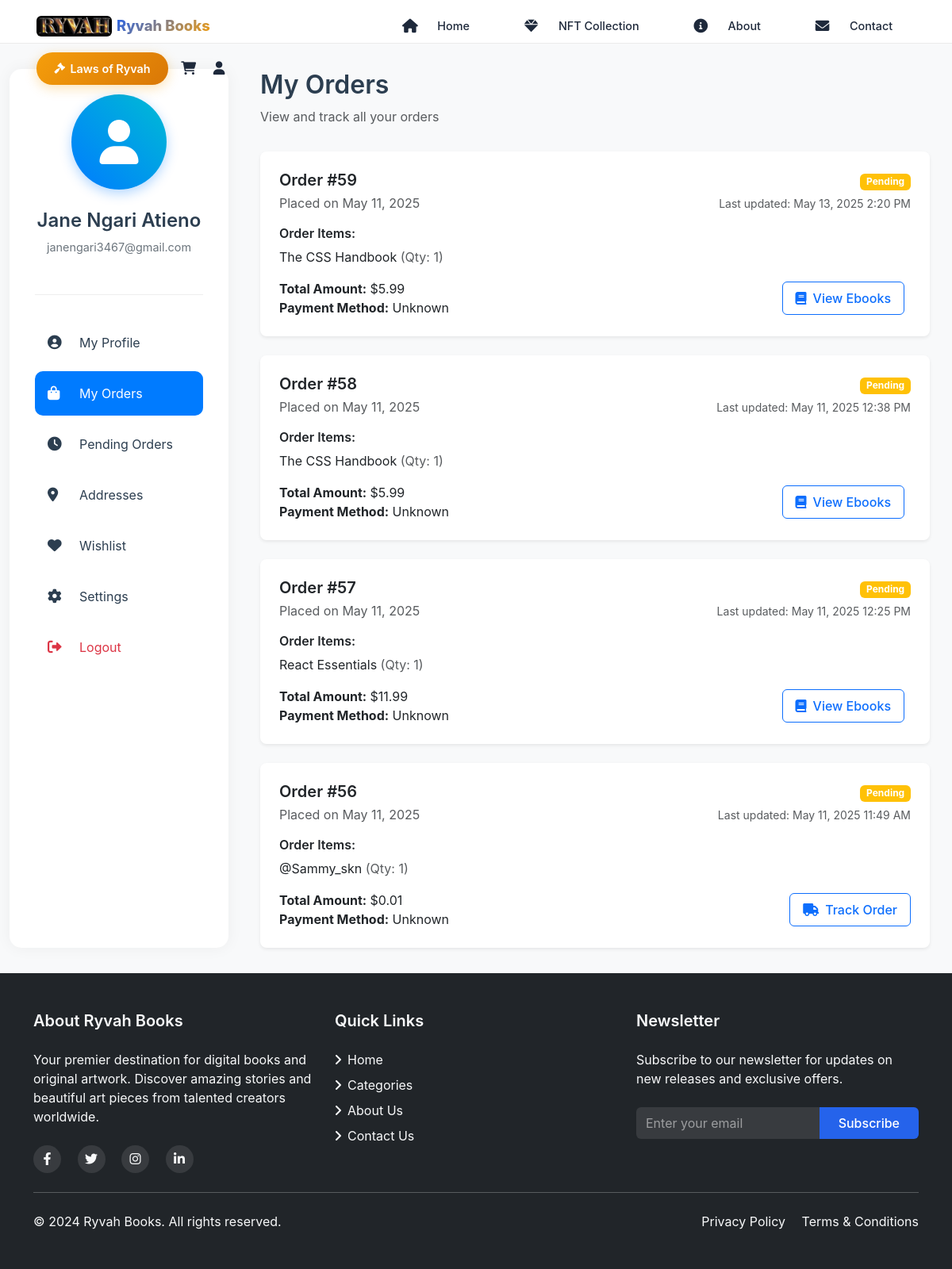
/pages/orders.php (signed in), run on an earlier commit of the app's database.
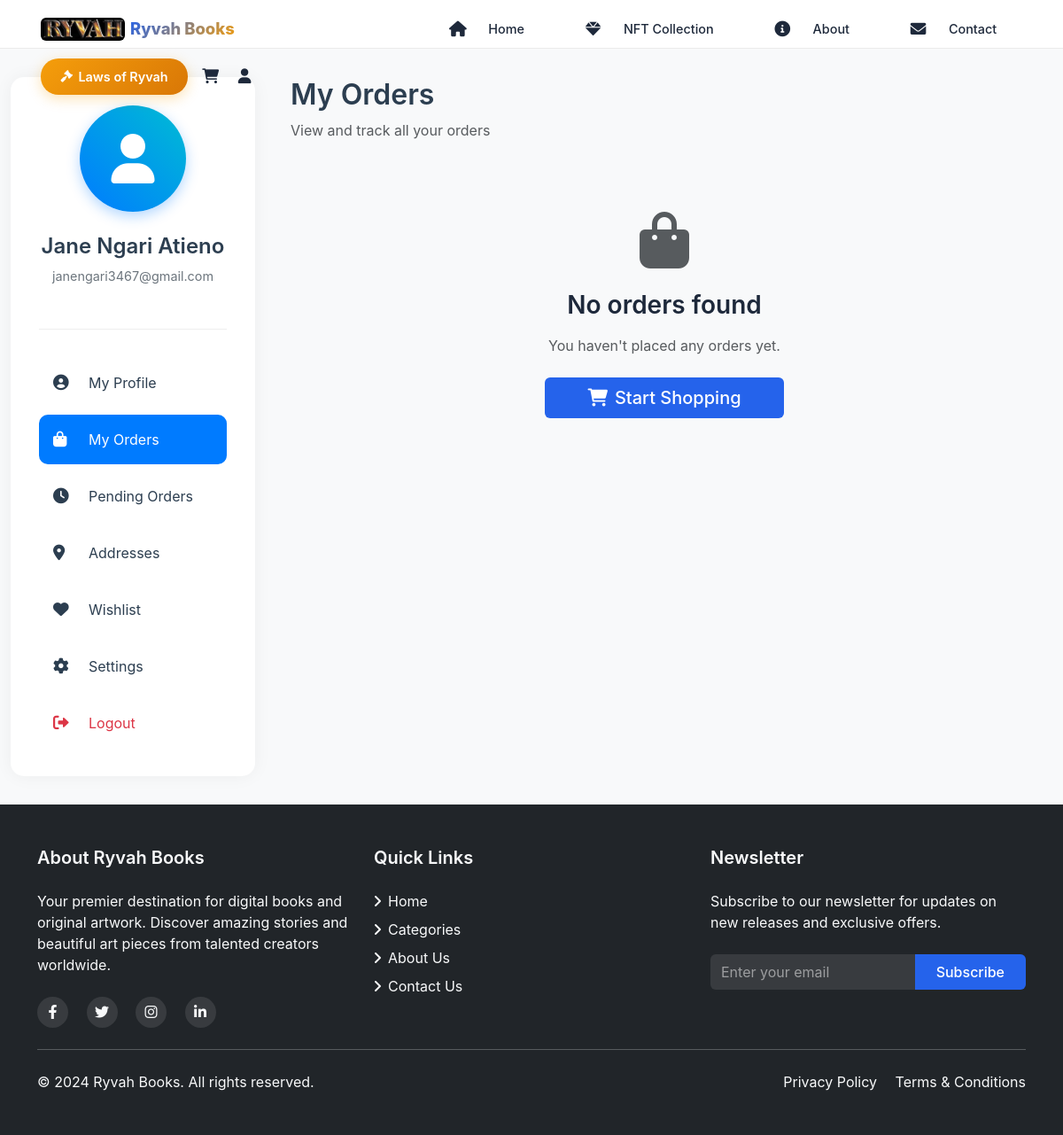
And on a later commit of the database.
### tables this page shows
CREATE TABLE IF NOT EXISTS `users` (
  `id` int NOT NULL AUTO_INCREMENT,
  `full_name` varchar(255) NOT NULL,
  `email` varchar(255) NOT NULL,
  `role` enum('Admin','Client','Employee') NOT NULL DEFAULT 'Client',
  `password` varchar(255) NOT NULL,
  `phone` varchar(20) DEFAULT NULL,
  `encryption_key` varchar(255) NOT NULL,
  `salt` varchar(255) NOT NULL,
  `iv` varchar(255) NOT NULL,
  `address` text,
  `city` varchar(100) DEFAULT NULL,
  `state` varchar(100) DEFAULT NULL,
  `postal_code` varchar(20) DEFAULT NULL,
  `created_at` timestamp NULL DEFAULT CURRENT_TIMESTAMP,
  PRIMARY KEY (`id`),
  UNIQUE KEY `email` (`email`)
);

CREATE TABLE IF NOT EXISTS `orders` (
  `id` int NOT NULL AUTO_INCREMENT,
  `invoice_number` varchar(20) NOT NULL,
  `user_id` int NOT NULL,
  `order_date` datetime NOT NULL DEFAULT CURRENT_TIMESTAMP,
  `total_amount` decimal(10,2) NOT NULL DEFAULT '0.00',
  `tax_amount` decimal(10,2) NOT NULL DEFAULT '0.00',
  `tax_rate` decimal(5,2) NOT NULL DEFAULT '0.00',
  `payment_status` enum('pending','processing','completed','failed','refunded') NOT NULL DEFAULT 'pending',
  `payment_method` varchar(50) DEFAULT NULL,
  `paypal_order_id` varchar(255) DEFAULT NULL,
  `shipping_address` text,
  `billing_address` text,
  `notes` text,
  `created_at` timestamp NULL DEFAULT CURRENT_TIMESTAMP,
  `updated_at` timestamp NULL DEFAULT CURRENT_TIMESTAMP ON UPDATE CURRENT_TIMESTAMP,
  PRIMARY KEY (`id`),
  UNIQUE KEY `invoice_number` (`invoice_number`),
  KEY `user_id` (`user_id`),
  KEY `order_date` (`order_date`),
  KEY `payment_status` (`payment_status`),
  KEY `idx_orders_invoice` (`invoice_number`),
  KEY `idx_paypal_order_id` (`paypal_order_id`)
);

### pages/orders.php (the view, shortened to what the rows shown need)
<?php
require_once '../includes/bootstrap.php';
$user_id = $_SESSION['user_id'];
$sql = "SELECT o.*,
        GROUP_CONCAT(DISTINCT p.type) as product_types,
        GROUP_CONCAT(DISTINCT p.name SEPARATOR '||') as product_names,
        GROUP_CONCAT(DISTINCT oi.quantity SEPARATOR '||') as quantities,
        (
            SELECT status
            FROM order_status_history
            WHERE order_id = o.id
            ORDER BY created_at DESC
            LIMIT 1
        ) as current_status,
        (
            SELECT created_at
            FROM order_status_history
            WHERE order_id = o.id
            ORDER BY created_at DESC
            LIMIT 1
        ) as last_status_update
        FROM orders o
        JOIN order_items oi ON o.id = oi.order_id
        JOIN products p ON oi.product_id = p.id
        WHERE o.user_id = ?
        GROUP BY o.id
        ORDER BY o.created_at DESC";
$stmt = $conn->prepare($sql);
$stmt->bind_param("i", $user_id);
$stmt->execute();
$result = $stmt->get_result();
$orders = $result->fetch_all(MYSQLI_ASSOC);
$sql = "SELECT * FROM users WHERE id = ?";
$stmt = $conn->prepare($sql);
$stmt->bind_param("i", $user_id);
$stmt->execute();
$result = $stmt->get_result();
$user = $result->fetch_assoc();
include '../includes/layouts/header.php';
?>
<div class="profile-container">
    <div class="container-fluid">
        <div class="row">
            <div class="col-lg-3">
                <div class="profile-sidebar">
                    <div class="profile-header text-center">
                        <div class="profile-avatar">
                            <i class="fas fa-user"></i>
                        </div>
                        <h4 class="profile-name"><?php echo htmlspecialchars($user['full_name']); ?></h4>
                        <p class="profile-email"><?php echo htmlspecialchars($user['email']); ?></p>
                    </div>
                </div>
            </div>
            <div class="col-lg-9">
                <div class="profile-content">
                    <div class="content-header">
                        <h2>My Orders</h2>
                    </div>
                    <?php if (empty($orders)): ?>
                    <div class="text-center py-5">
                        <div class="mb-4">
                            <i class="fas fa-shopping-bag fa-4x text-muted"></i>
                        </div>
                        <h3 class="mb-3">No orders found</h3>
                        <p class="text-muted mb-4">You haven't placed any orders yet.</p>
                        <a href="../index.php" class="btn btn-primary btn-lg px-5">
                            <i class="fas fa-shopping-cart me-2"></i>Start Shopping
                        </a>
                    </div>
                    <?php else: ?>
                    <div class="row g-4">
                        <?php foreach ($orders as $order):
                    $product_names = explode('||', $order['product_names']);
                    $quantities = explode('||', $order['quantities']);
                    $product_types = explode(',', $order['product_types']);
                    $has_ebooks = in_array('ebook', $product_types);
                    $has_physical = in_array('book', $product_types) || in_array('paint', $product_types);
                ?>
                        <div class="col-12">
                            <div class="card border-0 shadow-sm">
                                <div class="card-body p-4">
                                    <div class="d-flex justify-content-between align-items-center mb-3">
                                        <div>
                                            <h5 class="card-title mb-1">Order
                                                #<?php echo htmlspecialchars($order['invoice_number'] ?: $order['id']); ?>
                                            </h5>
                                            <p class="text-muted mb-0">
                                                Placed on <?php echo date('F j, Y', strtotime($order['created_at'])); ?>
                                            </p>
                                        </div>
                                        <div class="text-end">
                                            <?php
                                                    $status = $order['current_status'] ?? $order['payment_status'] ?? 'unknown';
                                                    if ($status == 'pending') {
                                                        $statusClass = 'warning';
                                                    } elseif ($status == 'processing') {
                                                        $statusClass = 'info';
                                                    } elseif ($status == 'completed') {
                                                        $statusClass = 'success';
                                                    } elseif ($status == 'failed') {
                                                        $statusClass = 'danger';
                                                    } elseif ($status == 'refunded') {
                                                        $statusClass = 'secondary';
                                                    } else {
                                                        $statusClass = 'secondary';
                                                    }
                                                    ?>
                                            <span class="badge bg-<?php echo $statusClass; ?>">
                                                <?php echo ucfirst($status); ?>
                                            </span>
                                            <p class="text-muted mb-0 mt-1">
                                                <small>Last updated:
                                                    <?php
                                                            $lastUpdate = $order['last_status_update'] ?? $order['created_at'];
                                                            echo $lastUpdate ? date('M j, Y g:i A', strtotime($lastUpdate)) : 'N/A';
                                                            ?></small>
                                            </p>
                                        </div>
                                    </div>
                                    <div class="mb-3">
                                        <h6 class="mb-2">Order Items:</h6>
                                        <ul class="list-unstyled mb-0">
                                            <?php for ($i = 0; $i < count($product_names); $i++): ?>
                                            <li class="mb-1">
                                                <?php echo isset($product_names[$i]) ? htmlspecialchars($product_names[$i]) : 'Unknown Product'; ?>
                                                <span class="text-muted">(Qty:
                                                    <?php echo isset($quantities[$i]) ? $quantities[$i] : '0'; ?>)</span>
                                            </li>
                                            <?php endfor; ?>
                                        </ul>
                                    </div>
                                    <div class="d-flex justify-content-between align-items-center">
                                        <div>
                                            <p class="mb-0">
                                                <strong>Total Amount:</strong>
                                                $<?php echo number_format($order['total_amount'], 2); ?>
                                            </p>
                                            <p class="mb-0">
                                                <strong>Payment Method:</strong>
                                                <?php echo ucfirst($order['payment_method'] ?? 'unknown'); ?>
                                            </p>
                                        </div>
                                        <div class="text-end">
                                            <?php if ($has_ebooks): ?>
                                            <a href="my_ebooks.php" class="btn btn-outline-primary me-2">
                                                <i class="fas fa-book me-2"></i>View Ebooks
                                            </a>
                                            <?php endif; ?>
                                            <?php if ($has_physical): ?>
                                            <button class="btn btn-outline-primary" data-bs-toggle="modal"
                                                data-bs-target="#trackingModal<?php echo $order['id']; ?>">
                                                <i class="fas fa-truck me-2"></i>Track Order
                                            </button>
                                            <?php endif; ?>
                                        </div>
                                    </div>
                                </div>
                            </div>
                        </div>
                        <?php endforeach; ?>
                    </div>
                    <?php endif; ?>
                </div>
            </div>
        </div>
    </div>
</div>

What changed in the data, as far as the page shows it:
removed orders: id "59", created_at "May 11, 2025", status "Pending", lastUpdate "May 13, 2025 2:20 PM", i "The CSS Handbook", i "1", total_amount "5.99", payment_method "Unknown", shows "View Ebooks"
removed orders: id "58", created_at "May 11, 2025", status "Pending", lastUpdate "May 11, 2025 12:38 PM", i "The CSS Handbook", i "1", total_amount "5.99", payment_method "Unknown", shows "View Ebooks"
removed orders: id "57", created_at "May 11, 2025", status "Pending", lastUpdate "May 11, 2025 12:25 PM", i "React Essentials", i "1", total_amount "11.99", payment_method "Unknown", shows "View Ebooks"
removed orders: id "56", created_at "May 11, 2025", status "Pending", lastUpdate "May 11, 2025 11:49 AM", i "@Sammy_skn", i "1", total_amount "0.01", payment_method "Unknown"
Also different on the page:
text now shown: "No orders found You haven't placed any orders yet. Start Shopping"
